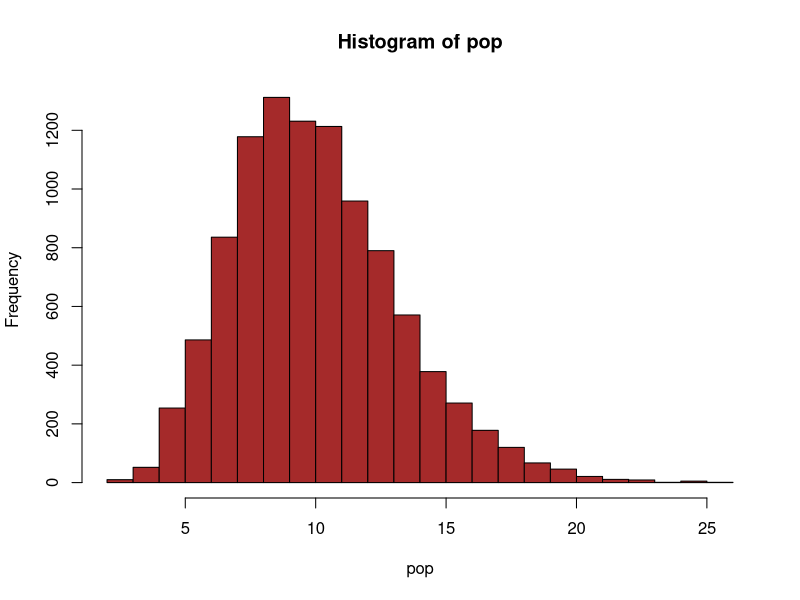
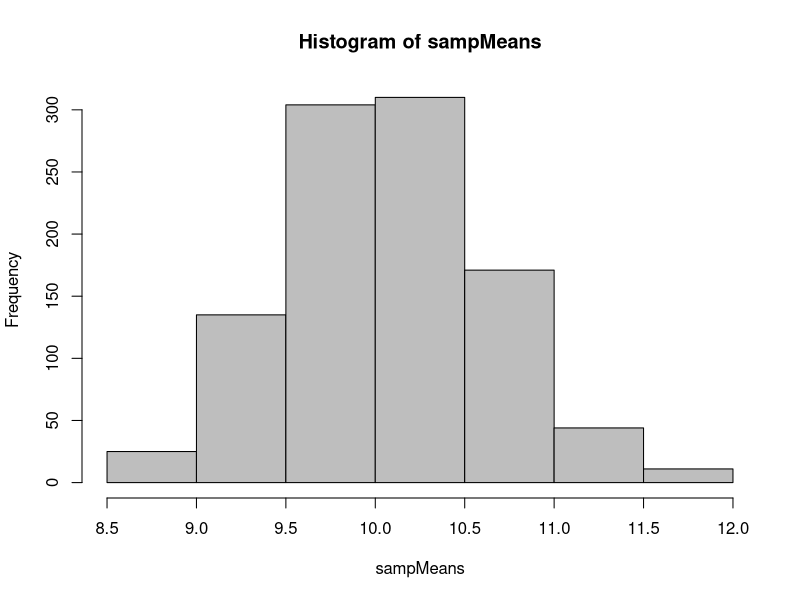
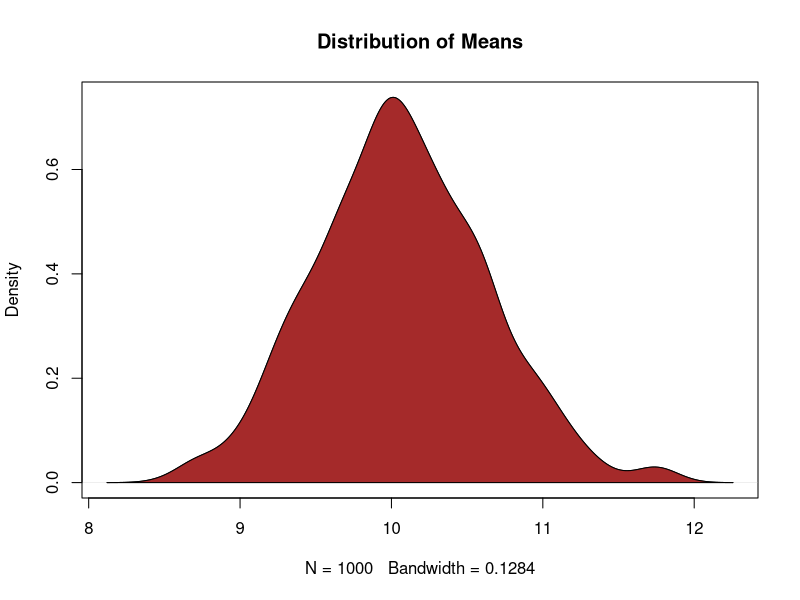

These charts were generated, in order, by the following R code:
# ------------------------------------------------
# Simulation of Central Limit Theorem
# ------------------------------------------------

# Construct a population
# Population can constructued with different distributions
# Can use rgamma, rpois, rbinom, rnorm 
pop <- rgamma(n = 10000, shape = 10, scale = 1)
hist(pop, col = 'brown', breaks = 20)

# Comp
mean(pop)
sd(pop)
sampMeans <- NULL

for (i in 1:1000) {
  sam <- sample(x = pop, size = 30, replace = FALSE)
  samAvg <- mean(sam)
  sampMeans[i] <- samAvg
}
hist(sampMeans, col = 'grey')
mean(sampMeans)
sd(sampMeans)
plot(density(sampMeans), main = "Distribution of Means")
polygon(density(sampMeans), col = "brown")